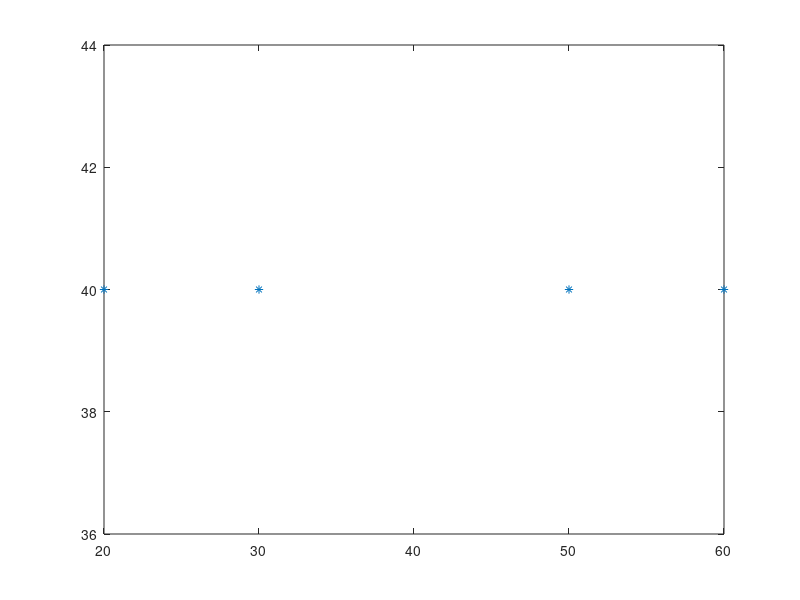

Recreate this plot in MATLAB. (Note: this script raises an error after producing the figure.)
clear
clc
%% 构造仿真场景
Tx=[20,30,50,60];
Ty=[40,40,40,40];
%z=[20,20,20,20];
Rx=[20,30,50,60];
Ry=[0,0,0,0];
%Tz=[0,0,0,0];

figure(1)
L={'目标1','目标2','目标3','目标4',}; %10个标注
T={'雷达1','雷达2','雷达3','雷达4'};
plot(Tx,Ty,'*');
hold on
plot(Rx,Ry,'H');
xlabel('X/km')
ylabel('Y/km')
zlabel('Z/km')
set(gca,'FontName','Times New Roman');
set(gca,'FontSize',10);
zlim([0 35])
grid on
   for ii=1:4
     text(Tx(ii)+4,Ty(ii)+0.1,L{ii},'FontSize',10,'FontName','宋体'); 
   end
   for ii=1:4
     text(Rx(ii)+4,Ry(ii)+0.1,T{ii},'FontSize',10,'FontName','宋体');
   end
h=legend('目标','雷达');
set(h,'FontSize',10,'FontName','宋体');
% saveas(gcf,['场景','.emf']);
hold off
%%  构造目标选择矩阵
RCS=10;
for i=1:4
    for j=1:4
    R(i,j)=((Tx(j)-Rx(i)).^2+(Ty(j)-Ry(i)).^2)^0.5;    
    end
end
W=RCS./R.^4;
s=zeros(4,4);
WW=W;
%% 目标选择
for i=1:4
    [W_max,W_d]=max(W,[],1);
    W_1 =[W_max;W_d];
    W_max_re=sort(W_max);
    [index,indey]=find(W_max==W_max_re(i));
    indey=indey(1);
    W_e=W_1(2,indey);
    s(W_e,indey)=1;
    W(:,indey)=0;
    W1=sum(s,2)==3;
    W=~W1.*W;
end
%% 目标选择结果作图
figure(2)
imagesc(s);
c=colorbar;
set(c,'Ytick',0:1:1);
maymap=[0,0,0;1,0,0];
colormap(maymap)
 xlabel('目标序号','fontname','宋体','fontsize',13);
 ylabel('雷达序号','fontname','宋体','fontsize',13);
set(gca,'Xtick',[1,2,3,4]);
%set(gca,'Xtick',[1,2,3,4,5]);
set(gca,'Ytick',[1,2,3,4]);
saveas(gcf,['目标选择结果K=1','.emf']);
%saveas(gcf,['目标选择结果','.bmp']);

%%  k=2
ss=~s;
W=WW.*ss;
W1=sum(s,2)==3;
W=~W1.*W;
for i=1:4
    [W_max,W_d]=max(W,[],1);
    W_1 =[W_max;W_d];
    W_max_re=sort(W_max);
    [index,indey]=find(W_max==W_max_re(i));
    indey=indey(1);
    W_e=W_1(2,indey);
    s(W_e,indey)=1;
    W(:,indey)=0;
    W1=sum(s,2)==3;
    W=~W1.*W;
end
%% 目标选择结果作图
figure(3)
imagesc(s);
c=colorbar;
set(c,'Ytick',0:1:1);
maymap=[0,0,0;1,0,0];
colormap(maymap)
 xlabel('目标序号','fontname','宋体','fontsize',13);
 ylabel('雷达序号','fontname','宋体','fontsize',13);
set(gca,'Xtick',[1,2,3,4]);
%set(gca,'Xtick',[1,2,3,4,5]);
set(gca,'Ytick',[1,2,3,4]);
saveas(gcf,['目标选择结果K=2','.emf']);
%saveas(gcf,['目标选择结果','.bmp']);

%%  k=3
ss=~s;
W=WW.*ss;
W1=sum(s,2)==3;
W=~W1.*W;
for i=1:4
    [W_max,W_d]=max(W,[],1);
    W_1 =[W_max;W_d];
    W_max_re=sort(W_max);
    [index,indey]=find(W_max==W_max_re(i));
    indey=indey(1);
    W_e=W_1(2,indey);
    s(W_e,indey)=1;
    W(:,indey)=0;
    W1=sum(s,2)==3;
    W=~W1.*W;
end
%% 目标选择结果作图
figure(4)
imagesc(s);
c=colorbar;
set(c,'Ytick',0:1:1);
maymap=[0,0,0;1,0,0];
colormap(maymap)
 xlabel('目标序号','fontname','宋体','fontsize',13);
 ylabel('雷达序号','fontname','宋体','fontsize',13);
set(gca,'Xtick',[1,2,3,4]);
%set(gca,'Xtick',[1,2,3,4,5]);
set(gca,'Ytick',[1,2,3,4]);
saveas(gcf,['目标选择结果K=3','.emf']);
%saveas(gcf,['目标选择结果','.bmp']);
% 
% %%  k=4
% s=ones(4,5);
% figure(5)
% imagesc(s);
% c=colorbar;
% set(c,'Ytick',0:1:1);
% maymap=[0,0,0;1,0,0];
% colormap(maymap)
%  xlabel('目标序号','fontname','宋体','fontsize',13);
%  ylabel('雷达序号','fontname','宋体','fontsize',13);
% set(gca,'Xtick',[1,2,3,4,5]);
% %set(gca,'Xtick',[1,2,3,4,5]);
% set(gca,'Ytick',[1,2,3,4]);
% saveas(gcf,['目标选择结果2','.emf']);
% %saveas(gcf,['目标选择结果','.bmp']);
